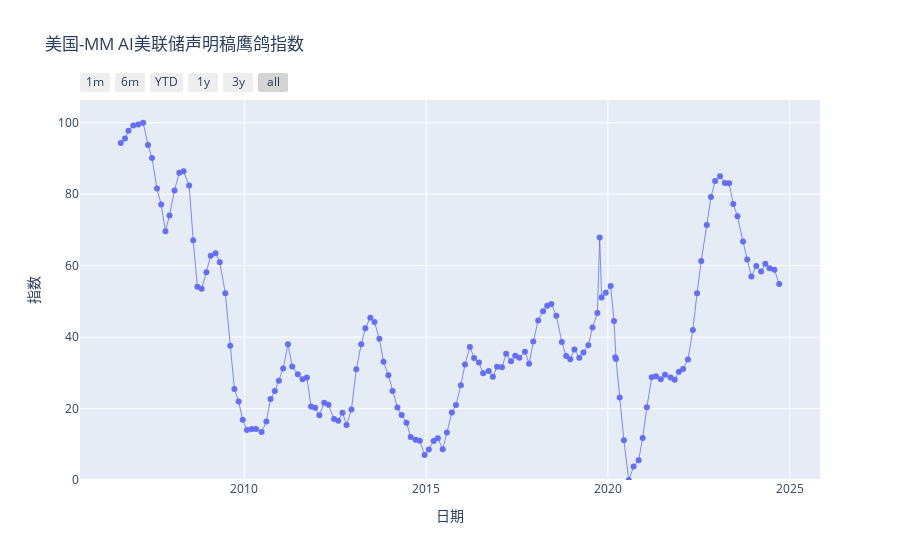

Source (notebook cell):
### Markdown cell above
### 2.2 MM2鹰鸽指数绘制

### Code cell
import plotly.graph_objects as go

# 数据点，从SVG路径中提取
x = mm2.date
y = mm2.y

# 创建一个图形对象
fig = go.Figure()

# 添加一条折线图
fig.add_trace(
    go.Scatter(
        x=x,
        y=y,
        mode="lines+markers",
        name="美国-MM AI 美联储声明稿鹰鸽指数",
        line={"width": 0.8},
    )  # , marker={"size":4}
)

# 设置图形的标题和坐标轴标签
fig.update_layout(
    title="美国-MM AI美联储声明稿鹰鸽指数",
    xaxis_title="日期",
    yaxis_title="指数",
    xaxis=dict(
        rangeselector=dict(
            buttons=list(
                [
                    dict(count=1, label="1m", step="month", stepmode="backward"),
                    dict(count=6, label="6m", step="month", stepmode="backward"),
                    dict(count=1, label="YTD", step="year", stepmode="todate"),
                    dict(count=1, label="1y", step="year", stepmode="backward"),
                    dict(count=3, label="3y", step="year", stepmode="backward"),
                    dict(step="all"),
                ]
            )
        )
    ),
    yaxis=dict(rangemode="tozero"),
)

# 显示图形
fig.show()
fig.write_html("../data/MM2/美国-MM AI美联储声明稿鹰鸽指数.html")

### Figure 1 — Plotly figure (JSON) as saved in the notebook; plotly's stock layout.template omitted (floating-point values rounded to 4 significant figures; data arrays with more than 128 entries replaced by an {"elided": "..."} marker saying what was removed)
{"data": [{"line": {"width": 0.8}, "mode": "lines+markers", "name": "美国-MM AI 美联储声明稿鹰鸽指数", "type": "scatter", "x": {"elided": "149 str values"}, "y": {"elided": "149 float values"}}], "layout": {"title": {"text": "美国-MM AI美联储声明稿鹰鸽指数"}, "xaxis": {"rangeselector": {"buttons": [{"count": 1, "label": "1m", "step": "month", "stepmode": "backward"}, {"count": 6, "label": "6m", "step": "month", "stepmode": "backward"}, {"count": 1, "label": "YTD", "step": "year", "stepmode": "todate"}, {"count": 1, "label": "1y", "step": "year", "stepmode": "backward"}, {"count": 3, "label": "3y", "step": "year", "stepmode": "backward"}, {"step": "all"}]}, "title": {"text": "日期"}}, "yaxis": {"rangemode": "tozero", "title": {"text": "指数"}}}}
